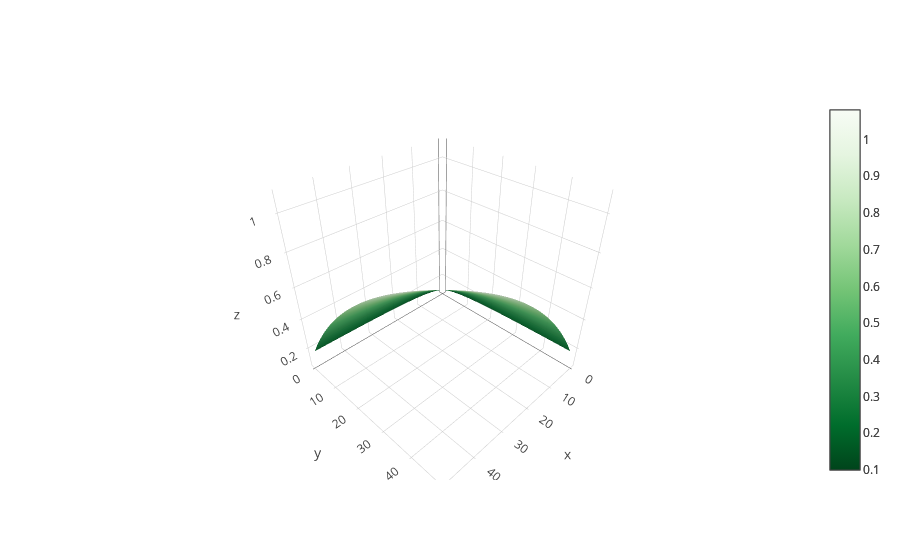

Notebook cell for this chart:
### Code cell
from plotly import __version__
from plotly.offline import download_plotlyjs, init_notebook_mode, plot, iplot
import plotly.graph_objs as go

init_notebook_mode(connected=True)



z1 = pd.pivot_table(df2, columns = 'P', index = 'R', values = 'mean')
# z2 = pd.pivot_table(df2, columns = 'P', index = 'R', values = 'geometric')
z3 = pd.pivot_table(df2, columns = 'P', index = 'R', values = 'harmonic')
data = [
    go.Surface(z=z1, colorscale='Blues',showscale=True),
#     go.Surface(z=z2, colorscale= 'Greys', showscale=False, opacity=0.95),
    go.Surface(z=z3, colorscale= 'Greens',showscale=True, opacity=0.95)

]

iplot(data,filename='python-docs/multiple-surfaces')

### Figure 1 — Plotly figure (JSON) as saved in the notebook; plotly's stock layout.template omitted (floating-point values rounded to 4 significant figures; data arrays with more than 128 entries replaced by an {"elided": "..."} marker saying what was removed)
{"data": [{"colorscale": "Blues", "showscale": true, "type": "surface", "uid": "e9ebd206-1da3-4cb5-829c-6a392a7a9acd", "z": {"elided": "50x50 float values"}}, {"colorscale": "Greens", "opacity": 0.95, "showscale": true, "type": "surface", "uid": "c5efd678-aafe-4b16-a26f-76c4ce73217f", "z": {"elided": "50x50 float values"}}], "layout": {}}
